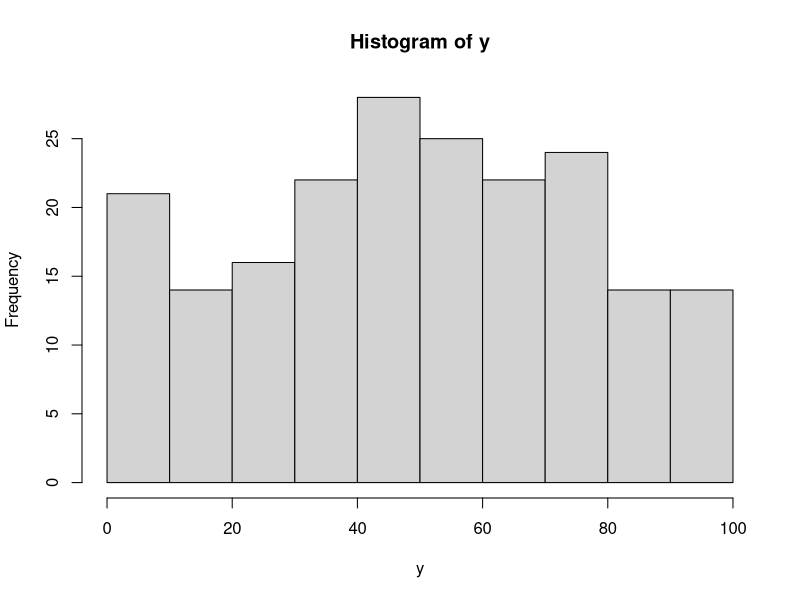
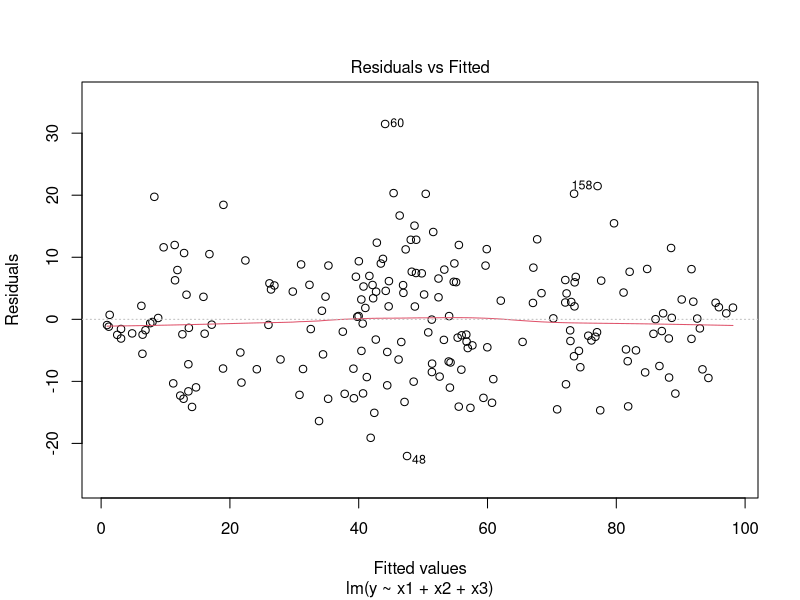
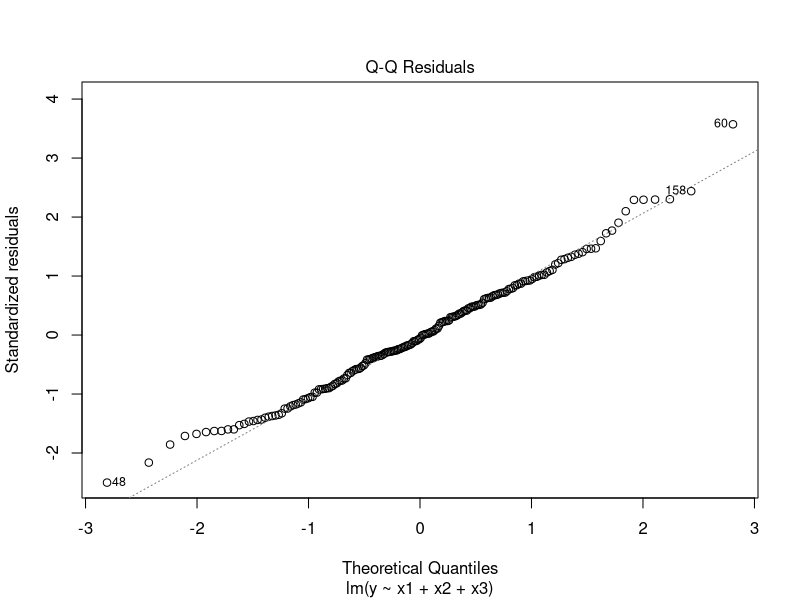
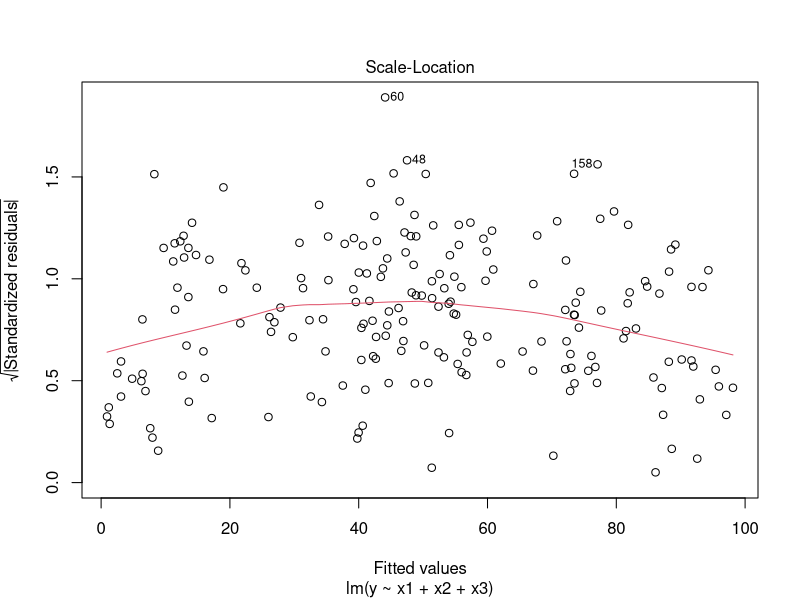
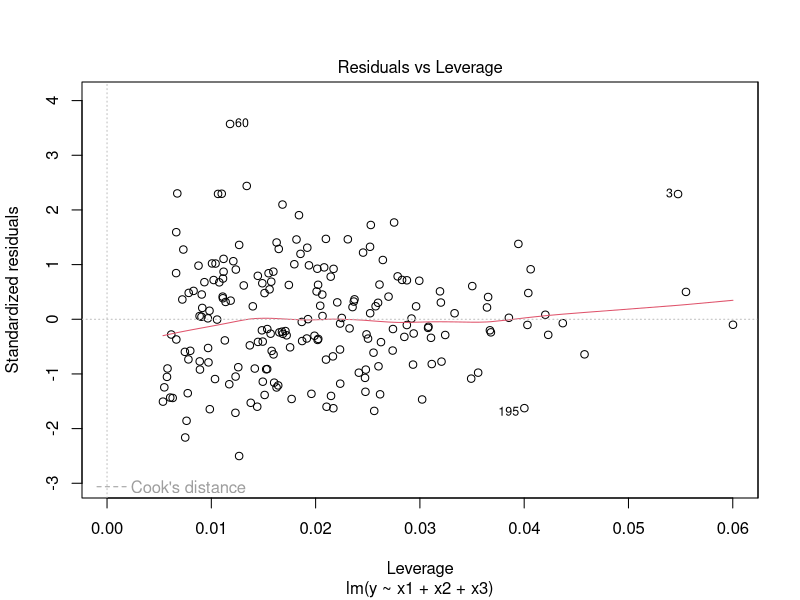

The R script that drew these images, in order:
#set working directory
setwd("/cloud/project")

#How to do multiple linear regression in R


MallData <- read.csv("Mall_Customers_extended.csv", header=TRUE)


names(MallData)

y <- MallData$y.LoyaltyScore

x1 <- MallData$Age

x2 <- MallData$Annual.Income..k..

x3 <-MallData$Spending.Score..1.100.

str(MallData$LoyaltyScore)

y <- as.numeric(as.character(MallData$LoyaltyScore))

hist(y)




model2 <- lm(y ~ x1 + x2 + x3, data=MallData)
model2

attach(MallData)


summary(model2)
#Intercepts: There are 3 x-values that are independent: these are x1 is the
#intercept for Age. x2 is the intercept for Annual Income K and x3 is the
#intercept for Spending Score.The estimated Beta for x1 is -0.08975, x2 is
#-0.01474 and x3 is 0.98109. There are 3 different variables with different 
#outcomes.Age, Annual Income K and Spending Score are all continuous variables. 
#For every unit in x1 (Age), there is a decrease of -0.0875 for the outcome 
#(LoyaltyScore). Applies for x2, there is a decrease of -0.01474 for the outcome
#and for x3, there is an increase of 0.98108 for the outcome. 

#Based on the summary, x1 and x2 are not significant. They do not contain the
#asterick. In this multiple Linear Regression ,x3 significantly predicts the 
#outcome. For every unit in x3, the expected outcome increases by 0.98109 
#which is adjusting for x1 and x2.

#Mulitple R-Squared: This is used for Multiple Linear Regression to avoid bias 
#when trying to find associations of x varibles with outcome. When adding more 
#variables R, usually increases, therefore we avoid using Multiple R-squared in 
#this situation. Thus, they both provide the proportion of variability that 
#the x's will explain on the variance of the outcome. It is ideal for it to be 
#high, it should be close to 1. This would mean that all of systemcatic 
#variances are being accounted for, in this model, it is high of 0.894. 

#F-Statistics: The F-statistics is more than 1, it is 560.7, this means that
#p-value is significant as well. When F-statistics is more than 1, it means that
#the systematic variances are being accounted by these x variables and they 
#outweigh the unsystematic variances. 

#p-Value: This would be considered a good model because it is less than 0.05,
#shows that it is statistically significant. 

#Income does not predict more Loyalty stronger than other clusters. The cluster
#that show to have a stronger Loyalty is x3 (Spending Score) with a positive 
#beta of 0.98109. The other betas for x1 and x2 variable show decrease with 
#association of outcome.




#Assessing fit of model
plot(model2)